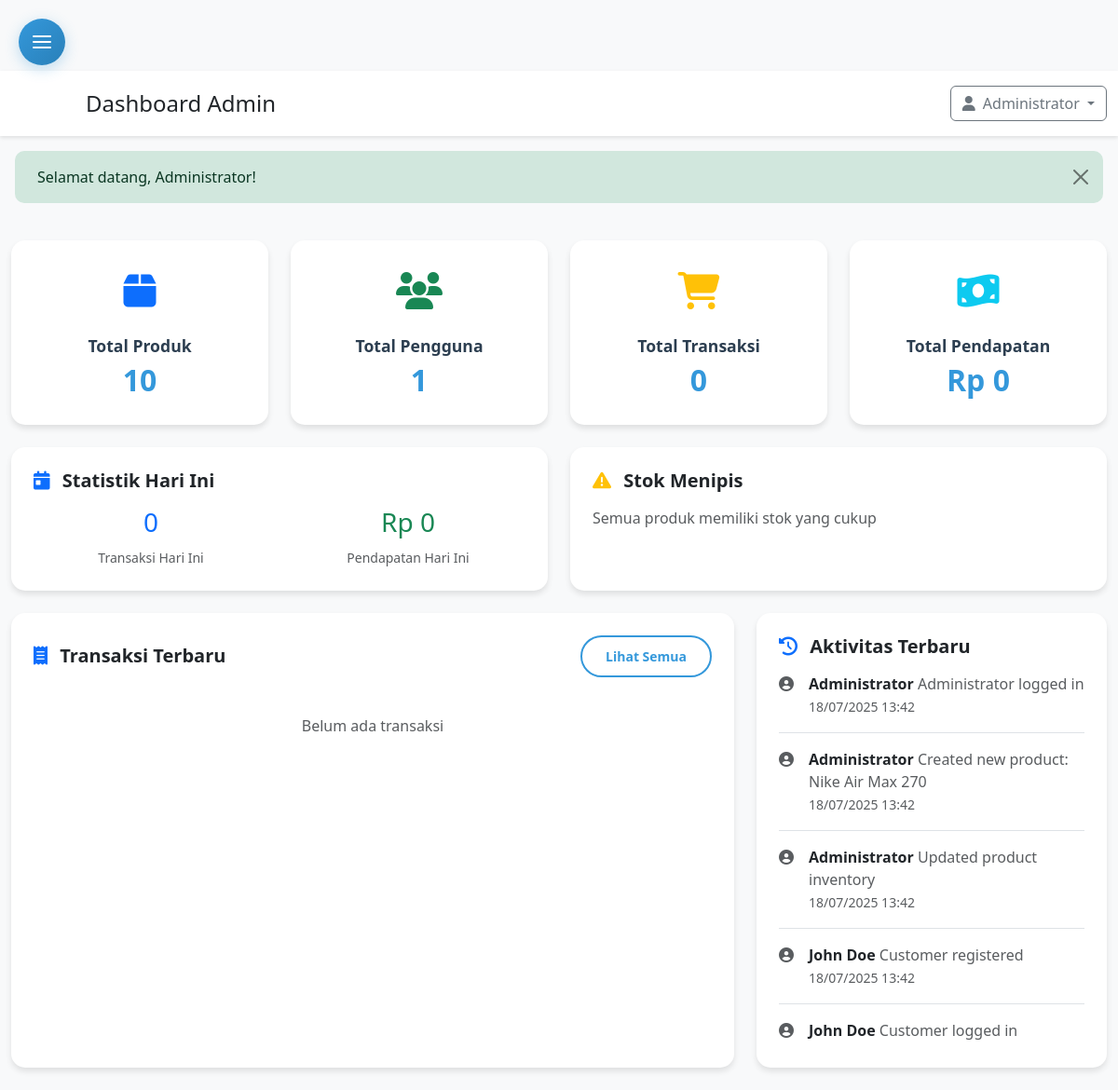
/admin/index.php (signed in), run on the app's committed database.
### tables this page shows
CREATE TABLE activity_logs (
    id INT PRIMARY KEY AUTO_INCREMENT,
    user_id INT,
    activity TEXT NOT NULL,
    created_at DATETIME DEFAULT CURRENT_TIMESTAMP,
    FOREIGN KEY (user_id) REFERENCES users(id) ON DELETE SET NULL
);

CREATE TABLE users (
    id INT PRIMARY KEY AUTO_INCREMENT,
    name VARCHAR(255) NOT NULL,
    email VARCHAR(255) UNIQUE NOT NULL,
    password VARCHAR(255) NOT NULL,
    role_id INT DEFAULT 2,
    created_at DATETIME DEFAULT CURRENT_TIMESTAMP,
    updated_at DATETIME DEFAULT CURRENT_TIMESTAMP ON UPDATE CURRENT_TIMESTAMP,
    FOREIGN KEY (role_id) REFERENCES roles(id) ON DELETE SET NULL
);

### config.php (called while the page is built, shortened)
<?php
function formatPrice($price) {
    return 'Rp ' . number_format($price, 0, ',', '.');
}
?>

### admin/index.php (the view, shortened to what this page needs)
<?php
require_once '../config.php';
$page_title = 'Dashboard Admin';
$stats = [];
$stmt = $pdo->query("SELECT COUNT(*) FROM products");
$stats['total_products'] = $stmt->fetchColumn();
$stmt = $pdo->query("SELECT COUNT(*) FROM users WHERE role_id = 2");
$stats['total_users'] = $stmt->fetchColumn();
$stmt = $pdo->query("SELECT COUNT(*) FROM orders");
$stats['total_transactions'] = $stmt->fetchColumn();
$stmt = $pdo->query("SELECT SUM(total_amount) FROM orders WHERE status != 'cancelled'");
$stats['total_revenue'] = $stmt->fetchColumn() ?: 0;
$stmt = $pdo->query("SELECT COUNT(*) FROM orders WHERE DATE(created_at) = CURDATE()");
$stats['today_transactions'] = $stmt->fetchColumn();
$stmt = $pdo->query("SELECT SUM(total_amount) FROM orders WHERE DATE(created_at) = CURDATE() AND status != 'cancelled'");
$stats['today_revenue'] = $stmt->fetchColumn() ?: 0;
$stmt = $pdo->query("
    SELECT o.*, u.name as user_name
    FROM orders o
    JOIN users u ON o.user_id = u.id
    ORDER BY o.created_at DESC
    LIMIT 10
");
$recent_transactions = $stmt->fetchAll();
$stmt = $pdo->query("
    SELECT * FROM products
    WHERE stock <= 5
    ORDER BY stock ASC
    LIMIT 10
");
$low_stock_products = $stmt->fetchAll();
$stmt = $pdo->query("
    SELECT a.*, u.name as user_name
    FROM activity_logs a
    JOIN users u ON a.user_id = u.id
    ORDER BY a.created_at DESC
    LIMIT 15
");
$recent_activities = $stmt->fetchAll();
include 'includes/admin_header.php';
?>
<div class="container-fluid py-4">
    <div class="row g-4 mb-4">
        <div class="col-xl-3 col-md-6">
            <div class="admin-card text-center">
                <div class="admin-card-icon text-primary">
                    <i class="fas fa-box"></i>
                </div>
                <div class="admin-card-title">Total Produk</div>
                <div class="admin-card-value"><?php echo number_format($stats['total_products']); ?></div>
            </div>
        </div>
        <div class="col-xl-3 col-md-6">
            <div class="admin-card text-center">
                <div class="admin-card-icon text-success">
                    <i class="fas fa-users"></i>
                </div>
                <div class="admin-card-title">Total Pengguna</div>
                <div class="admin-card-value"><?php echo number_format($stats['total_users']); ?></div>
            </div>
        </div>
        <div class="col-xl-3 col-md-6">
            <div class="admin-card text-center">
                <div class="admin-card-icon text-warning">
                    <i class="fas fa-shopping-cart"></i>
                </div>
                <div class="admin-card-title">Total Transaksi</div>
                <div class="admin-card-value"><?php echo number_format($stats['total_transactions']); ?></div>
            </div>
        </div>
        <div class="col-xl-3 col-md-6">
            <div class="admin-card text-center">
                <div class="admin-card-icon text-info">
                    <i class="fas fa-money-bill-wave"></i>
                </div>
                <div class="admin-card-title">Total Pendapatan</div>
                <div class="admin-card-value"><?php echo formatPrice($stats['total_revenue']); ?></div>
            </div>
        </div>
    </div>
    <div class="row g-4 mb-4">
        <div class="col-md-6">
            <div class="admin-card">
                <h5 class="fw-bold mb-3">
                    <i class="fas fa-calendar-day me-2 text-primary"></i>
                    Statistik Hari Ini
                </h5>
                <div class="row">
                    <div class="col-6">
                        <div class="text-center">
                            <h3 class="text-primary"><?php echo $stats['today_transactions']; ?></h3>
                            <small class="text-muted">Transaksi Hari Ini</small>
                        </div>
                    </div>
                    <div class="col-6">
                        <div class="text-center">
                            <h3 class="text-success"><?php echo formatPrice($stats['today_revenue']); ?></h3>
                            <small class="text-muted">Pendapatan Hari Ini</small>
                        </div>
                    </div>
                </div>
            </div>
        </div>
        <div class="col-md-6">
            <div class="admin-card">
                <h5 class="fw-bold mb-3">
                    <i class="fas fa-exclamation-triangle me-2 text-warning"></i>
                    Stok Menipis
                </h5>
                <?php if ($low_stock_products): ?>
                    <div class="list-group list-group-flush">
                        <?php foreach (array_slice($low_stock_products, 0, 5) as $product): ?>
                        <div class="list-group-item d-flex justify-content-between align-items-center px-0">
                            <span><?php echo $product['name']; ?></span>
                            <span class="badge bg-warning"><?php echo $product['stock']; ?> tersisa</span>
                        </div>
                        <?php endforeach; ?>
                    </div>
                    <?php if (count($low_stock_products) > 5): ?>
                        <div class="text-center mt-2">
                            <a href="products.php?filter=low_stock" class="btn btn-sm btn-outline-warning">
                                Lihat Semua (<?php echo count($low_stock_products); ?>)
                            </a>
                        </div>
                    <?php endif; ?>
                <?php else: ?>
                    <p class="text-muted mb-0">Semua produk memiliki stok yang cukup</p>
                <?php endif; ?>
            </div>
        </div>
    </div>
    <div class="row g-4">
        <div class="col-lg-8">
            <div class="admin-card">
                <div class="d-flex justify-content-between align-items-center mb-3">
                    <h5 class="fw-bold mb-0">
                        <i class="fas fa-receipt me-2 text-primary"></i>
                        Transaksi Terbaru
                    </h5>
                    <a href="transactions.php" class="btn btn-sm btn-outline-primary">Lihat Semua</a>
                </div>
                <?php if ($recent_transactions): ?>
                <div class="table-responsive">
                    <table class="table table-hover">
                        <thead>
                            <tr>
                                <th>ID</th>
                                <th>Pelanggan</th>
                                <th>Total</th>
                                <th>Status</th>
                                <th>Tanggal</th>
                                <th>Aksi</th>
                            </tr>
                        </thead>
                        <tbody>
                            <?php foreach ($recent_transactions as $transaction): ?>
                            <tr>
                                <td>#<?php echo $transaction['id']; ?></td>
                                <td><?php echo $transaction['user_name']; ?></td>
                                <td><?php echo formatPrice($transaction['total_amount']); ?></td>
                                <td>
                                    <span class="status-badge status-<?php echo $transaction['status']; ?>">
                                        <?php echo ucfirst($transaction['status']); ?>
                                    </span>
                                </td>
                                <td><?php echo date('d/m/Y H:i', strtotime($transaction['created_at'])); ?></td>
                                <td>
                                    <a href="transaction-detail.php?id=<?php echo $transaction['id']; ?>"
                                       class="btn btn-sm btn-outline-primary">
                                        <i class="fas fa-eye"></i>
                                    </a>
                                </td>
                            </tr>
                            <?php endforeach; ?>
                        </tbody>
                    </table>
                </div>
                <?php else: ?>
                <p class="text-muted text-center py-4">Belum ada transaksi</p>
                <?php endif; ?>
            </div>
        </div>
        <div class="col-lg-4">
            <div class="admin-card">
                <h5 class="fw-bold mb-3">
                    <i class="fas fa-history me-2 text-primary"></i>
                    Aktivitas Terbaru
                </h5>
                <?php if ($recent_activities): ?>
                <div class="activity-list" style="max-height: 400px; overflow-y: auto;">
                    <?php foreach ($recent_activities as $activity): ?>
                    <div class="activity-item mb-3 pb-3 border-bottom">
                        <div class="d-flex align-items-start">
                            <div class="activity-icon me-3">
                                <i class="fas fa-user-circle text-muted"></i>
                            </div>
                            <div class="flex-grow-1">
                                <div class="activity-content">
                                    <strong><?php echo $activity['user_name']; ?></strong>
                                    <span class="text-muted"><?php echo $activity['activity']; ?></span>
                                </div>
                                <small class="text-muted">
                                    <?php echo date('d/m/Y H:i', strtotime($activity['created_at'])); ?>
                                </small>
                            </div>
                        </div>
                    </div>
                    <?php endforeach; ?>
                </div>
                <?php else: ?>
                <p class="text-muted text-center py-4">Belum ada aktivitas</p>
                <?php endif; ?>
            </div>
        </div>
    </div>
</div>
<?php include 'includes/admin_footer.php'; ?>

### admin/includes/admin_header.php (shortened to what this page needs)
<?php
require_once __DIR__ . '/../../config.php';
?>
<!DOCTYPE html>
<html lang="id">
<head>
    <link href="https://cdn.jsdelivr.net/npm/bootstrap@5.3.0/dist/css/bootstrap.min.css" rel="stylesheet">
    <link href="https://cdnjs.cloudflare.com/ajax/libs/font-awesome/6.4.0/css/all.min.css" rel="stylesheet">
    <link href="<?php echo SITE_URL; ?>/assets/css/style.css" rel="stylesheet">
</head>
<body>
    <button class="hamburger-menu" id="hamburger-menu">
        <div class="hamburger-lines">
            <span></span>
            <span></span>
            <span></span>
        </div>
    </button>
    <div class="admin-content">
        <header class="admin-header">
            <div class="container-fluid">
                <div class="row align-items-center">
                    <div class="col">
                        <h4 class="mb-0" style="margin-left: 80px;"><?php echo $page_title ?? 'Admin Panel'; ?></h4>
                    </div>
                    <div class="col-auto">
                        <div class="dropdown">
                            <button class="btn btn-outline-secondary dropdown-toggle" type="button" data-bs-toggle="dropdown">
                                <i class="fas fa-user me-2"></i><?php echo $_SESSION['user_name']; ?>
                            </button>
                        </div>
                    </div>
                </div>
            </div>
        </header>
        <main class="p-0">
            <?php if (isset($_SESSION['success'])): ?>
                <div class="alert alert-success alert-dismissible fade show m-3" role="alert">
                    <?php echo $_SESSION['success']; unset($_SESSION['success']); ?>
                    <button type="button" class="btn-close" data-bs-dismiss="alert"></button>
                </div>
            <?php endif; ?>

### admin/includes/admin_footer.php (shortened to what this page needs)
</main>
    </div>
</body>
</html>

### assets/css/style.css (style rules this page uses)
:root { --primary-color: #2c3e50; --secondary-color: #3498db; --accent-color: #e74c3c; --success-color: #27ae60; --warning-color: #f39c12; --light-gray: #ecf0f1; --dark-gray: #34495e; }
body { font-family: 'Segoe UI', Tahoma, Geneva, Verdana, sans-serif; padding-top: 76px; background-color: #f8f9fa; }
.btn-outline-primary { border: 2px solid var(--secondary-color); color: var(--secondary-color); border-radius: 25px; padding: 10px 25px; font-weight: 600; transition: all 0.3s ease; }
.admin-card { background: white; border-radius: 15px; padding: 1.5rem; box-shadow: 0 4px 6px rgba(0, 0, 0, 0.1); transition: all 0.3s ease; height: 100%; }
.admin-card-icon { font-size: 2.5rem; margin-bottom: 1rem; }
.admin-card-title { font-size: 1.1rem; font-weight: 600; color: var(--primary-color); }
.admin-card-value { font-size: 2rem; font-weight: 700; color: var(--secondary-color); }
.alert { border: none; border-radius: 10px; padding: 1rem 1.5rem; }

### admin/includes/admin_header.php (style rules this page uses)
.admin-content { margin-left: 0; min-height: 100vh; }
.admin-header { background: white; box-shadow: 0 2px 4px rgba(0,0,0,0.1); padding: 1rem 0; }
.hamburger-menu { width: 50px; height: 50px; border-radius: 50%; background: linear-gradient(135deg, #3498db 0%, #2980b9 100%); border: none; display: flex; align-items: center; justify-content: center; position: fixed; top: 20px; left: 20px; z-index: 1001; cursor: pointer; transition: all 0.3s ease; box-shadow: 0 4px 15px rgba(52, 152, 219, 0.3); }
.hamburger-lines { width: 20px; height: 14px; position: relative; display: flex; flex-direction: column; justify-content: space-between; }
.hamburger-lines span { width: 100%; height: 2px; background: white; border-radius: 1px; transition: all 0.3s ease; }
.pulse-effect { animation: pulse 2s infinite; }

### data on the page
activity_logs: user.name "Administrator", activity "Administrator logged in", created_at "18/07/2025 13:42"
activity_logs: user.name "Administrator", activity "Created new product: Nike Air Max 270", created_at "18/07/2025 13:42"
activity_logs: user.name "Administrator", activity "Updated product inventory", created_at "18/07/2025 13:42"
activity_logs: user.name "John Doe", activity "Customer registered", created_at "18/07/2025 13:42"
activity_logs: user.name "John Doe", activity "Customer logged in"

### other printed values
$page_title "Dashboard Admin"
$_SESSION['user_name'] "Administrator"
$_SESSION['success'] "Selamat datang, Administrator!"
$stats['total_products'] "10"
$stats['total_users'] "1"
$stats['total_transactions'] "0"
formatPrice($stats['total_revenue']) "Rp 0"
$stats['today_transactions'] "0"
formatPrice($stats['today_revenue']) "Rp 0"
